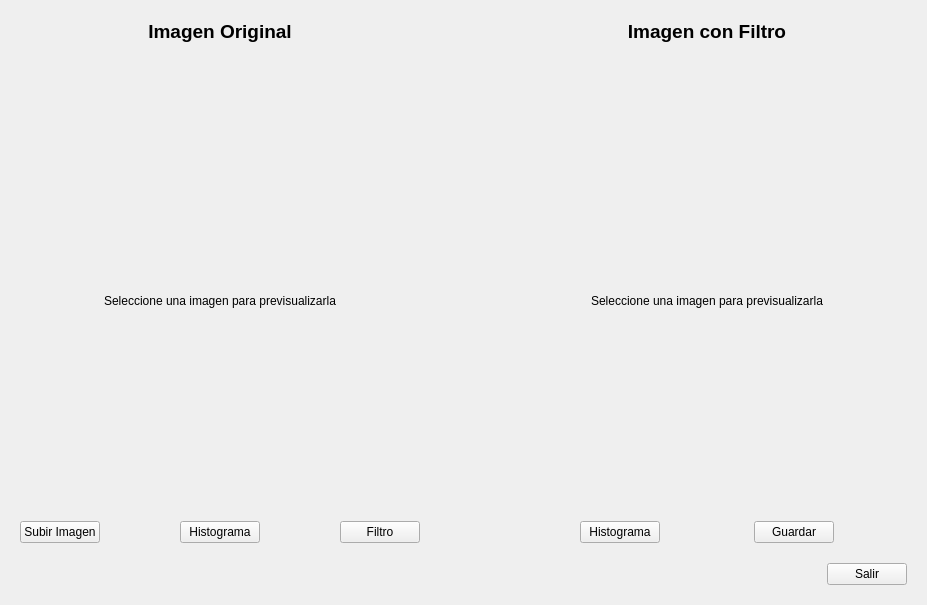
<?xml version="1.0" encoding="UTF-8"?>
<ui version="4.0">
 <class>MainWindow</class>
 <widget class="QMainWindow" name="MainWindow">
  <property name="geometry">
   <rect>
    <x>0</x>
    <y>0</y>
    <width>927</width>
    <height>554</height>
   </rect>
  </property>
  <property name="windowTitle">
   <string>MainWindow</string>
  </property>
  <widget class="QWidget" name="centralwidget">
   <layout class="QVBoxLayout" name="verticalLayout_3">
    <property name="spacing">
     <number>20</number>
    </property>
    <property name="leftMargin">
     <number>20</number>
    </property>
    <property name="topMargin">
     <number>20</number>
    </property>
    <property name="rightMargin">
     <number>20</number>
    </property>
    <property name="bottomMargin">
     <number>20</number>
    </property>
    <item>
     <layout class="QHBoxLayout" name="horizontalLayout_4">
      <item>
       <layout class="QVBoxLayout" name="verticalLayout" stretch="0,0,2,0">
        <item>
         <widget class="QLabel" name="label_3">
          <property name="font">
           <font>
            <pointsize>14</pointsize>
            <bold>true</bold>
           </font>
          </property>
          <property name="text">
           <string>Imagen Original</string>
          </property>
          <property name="alignment">
           <set>Qt::AlignCenter</set>
          </property>
         </widget>
        </item>
        <item>
         <widget class="QLabel" name="label_2">
          <property name="font">
           <font>
            <pointsize>12</pointsize>
            <bold>true</bold>
           </font>
          </property>
          <property name="text">
           <string/>
          </property>
          <property name="alignment">
           <set>Qt::AlignCenter</set>
          </property>
         </widget>
        </item>
        <item>
         <widget class="QLabel" name="lbl_img_org">
          <property name="minimumSize">
           <size>
            <width>400</width>
            <height>400</height>
           </size>
          </property>
          <property name="text">
           <string>Seleccione una imagen para previsualizarla</string>
          </property>
          <property name="alignment">
           <set>Qt::AlignCenter</set>
          </property>
         </widget>
        </item>
        <item>
         <layout class="QHBoxLayout" name="horizontalLayout">
          <item>
           <widget class="QPushButton" name="btn_subir">
            <property name="text">
             <string>Subir Imagen</string>
            </property>
           </widget>
          </item>
          <item>
           <spacer name="horizontalSpacer">
            <property name="orientation">
             <enum>Qt::Horizontal</enum>
            </property>
            <property name="sizeHint" stdset="0">
             <size>
              <width>40</width>
              <height>20</height>
             </size>
            </property>
           </spacer>
          </item>
          <item>
           <widget class="QPushButton" name="btn_hist_org">
            <property name="text">
             <string>Histograma</string>
            </property>
           </widget>
          </item>
          <item>
           <spacer name="horizontalSpacer_2">
            <property name="orientation">
             <enum>Qt::Horizontal</enum>
            </property>
            <property name="sizeHint" stdset="0">
             <size>
              <width>40</width>
              <height>20</height>
             </size>
            </property>
           </spacer>
          </item>
          <item>
           <widget class="QPushButton" name="btn_filtro">
            <property name="text">
             <string>Filtro</string>
            </property>
           </widget>
          </item>
         </layout>
        </item>
       </layout>
      </item>
      <item>
       <spacer name="horizontalSpacer_5">
        <property name="orientation">
         <enum>Qt::Horizontal</enum>
        </property>
        <property name="sizeHint" stdset="0">
         <size>
          <width>40</width>
          <height>20</height>
         </size>
        </property>
       </spacer>
      </item>
      <item>
       <layout class="QVBoxLayout" name="verticalLayout_2" stretch="0,0,2,0">
        <item>
         <widget class="QLabel" name="label_4">
          <property name="font">
           <font>
            <pointsize>14</pointsize>
            <bold>true</bold>
           </font>
          </property>
          <property name="text">
           <string>Imagen con Filtro</string>
          </property>
          <property name="alignment">
           <set>Qt::AlignCenter</set>
          </property>
         </widget>
        </item>
        <item>
         <widget class="QLabel" name="lbl_ajustes">
          <property name="font">
           <font>
            <pointsize>12</pointsize>
            <bold>true</bold>
           </font>
          </property>
          <property name="text">
           <string/>
          </property>
          <property name="alignment">
           <set>Qt::AlignCenter</set>
          </property>
         </widget>
        </item>
        <item>
         <widget class="QLabel" name="lbl_img_filtro">
          <property name="minimumSize">
           <size>
            <width>400</width>
            <height>400</height>
           </size>
          </property>
          <property name="text">
           <string>Seleccione una imagen para previsualizarla</string>
          </property>
          <property name="alignment">
           <set>Qt::AlignCenter</set>
          </property>
         </widget>
        </item>
        <item>
         <layout class="QHBoxLayout" name="horizontalLayout_2">
          <item>
           <spacer name="horizontalSpacer_6">
            <property name="orientation">
             <enum>Qt::Horizontal</enum>
            </property>
            <property name="sizeHint" stdset="0">
             <size>
              <width>40</width>
              <height>20</height>
             </size>
            </property>
           </spacer>
          </item>
          <item>
           <widget class="QPushButton" name="btn_hist_filtro">
            <property name="text">
             <string>Histograma</string>
            </property>
           </widget>
          </item>
          <item>
           <spacer name="horizontalSpacer_3">
            <property name="orientation">
             <enum>Qt::Horizontal</enum>
            </property>
            <property name="sizeHint" stdset="0">
             <size>
              <width>40</width>
              <height>20</height>
             </size>
            </property>
           </spacer>
          </item>
          <item>
           <widget class="QPushButton" name="btn_guardar">
            <property name="text">
             <string>Guardar</string>
            </property>
           </widget>
          </item>
          <item>
           <spacer name="horizontalSpacer_7">
            <property name="orientation">
             <enum>Qt::Horizontal</enum>
            </property>
            <property name="sizeHint" stdset="0">
             <size>
              <width>40</width>
              <height>20</height>
             </size>
            </property>
           </spacer>
          </item>
         </layout>
        </item>
       </layout>
      </item>
     </layout>
    </item>
    <item>
     <layout class="QHBoxLayout" name="horizontalLayout_3">
      <item>
       <spacer name="horizontalSpacer_4">
        <property name="orientation">
         <enum>Qt::Horizontal</enum>
        </property>
        <property name="sizeHint" stdset="0">
         <size>
          <width>40</width>
          <height>20</height>
         </size>
        </property>
       </spacer>
      </item>
      <item>
       <widget class="QPushButton" name="btn_salir">
        <property name="text">
         <string>Salir</string>
        </property>
       </widget>
      </item>
     </layout>
    </item>
   </layout>
  </widget>
 </widget>
 <resources/>
 <connections/>
</ui>
